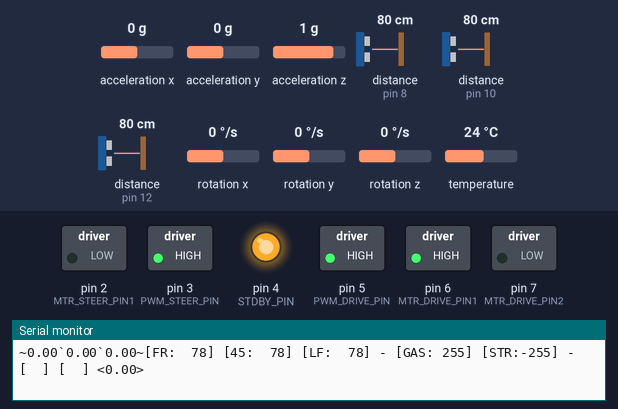
The sketch below on a simulated Arduino Uno, built with avr-gcc and run on an emulated ATmega328P. On the bench: switched loads named in the sketch (green lamp = pin HIGH), output pins drawn as LEDs (lit = HIGH), the last lines printed to the serial monitor. Wiring (inferred from the names in the program): 3 × ultrasonic range finder: trigger pin 9, echo pin 8 / trigger pin 11, echo pin 10 / trigger pin 13, echo pin 12. The inputs (shaded band) are chosen by the test bench; at power-on: distance to the obstacle (sensors on pin 8, pin 10, pin 12) 80 cm, acceleration x 0 g, acceleration y 0 g, acceleration z 1 g, rotation x 0 °/s, rotation y 0 °/s, rotation z 0 °/s, temperature 24 °C. The echo pulse lasts 58.3 µs per cm; pins used as bus, display or sensor lines are not drawn.

Above: at 7.3 s.
7.4 s: distance to the obstacle (sensor on pin 8) set to 23 cm
At 7.67 s:
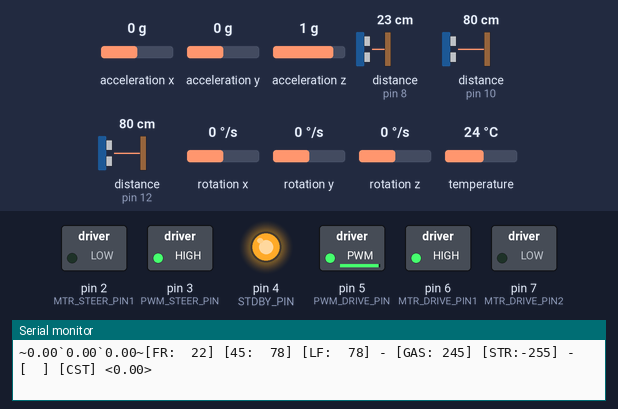
10.4 s: distance to the obstacle (sensor on pin 8) set to 18 cm
At 11.3 s:
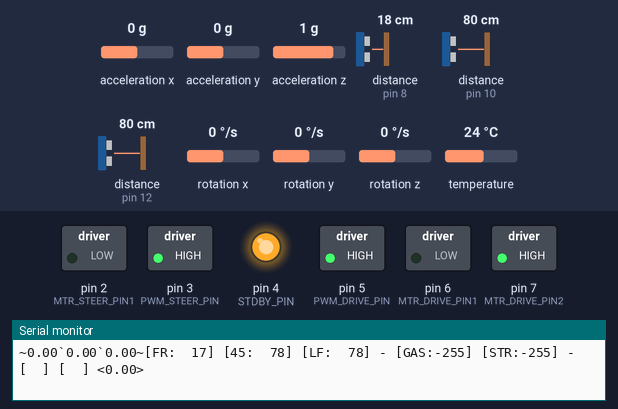
12.0 s: distance to the obstacle (sensor on pin 10) set to 44 cm
15.0 s: distance to the obstacle (sensor on pin 10) set to 38 cm
At 15.6 s:
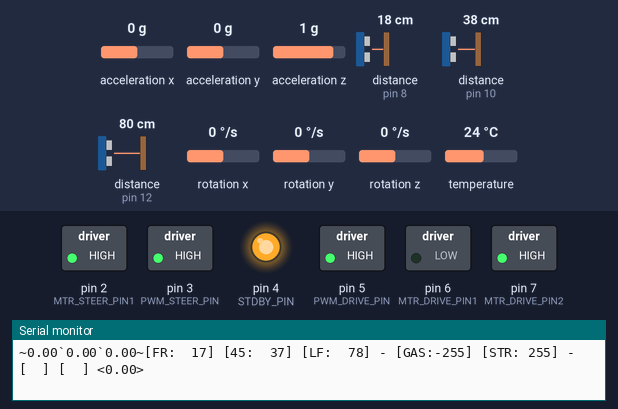
16.6 s: distance to the obstacle (sensor on pin 8) set to 33 cm
At 17.7 s:
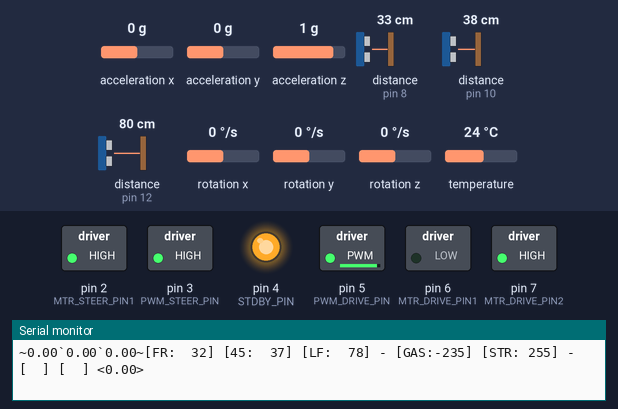
19.6 s: distance to the obstacle (sensor on pin 8) set to 37 cm
At 20.8 s:
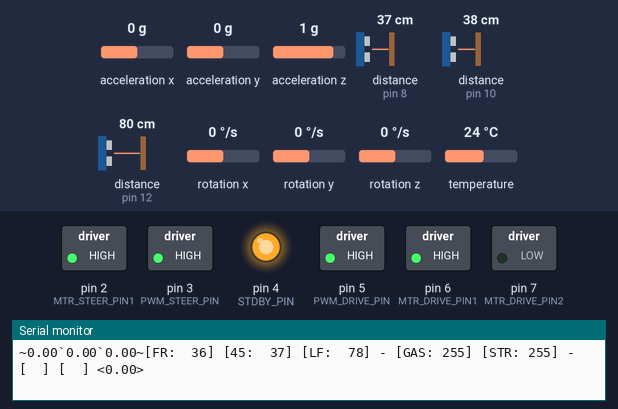
Timing chart, 0 to 22.2 s (numbered marks = the images above; inputs shaded):
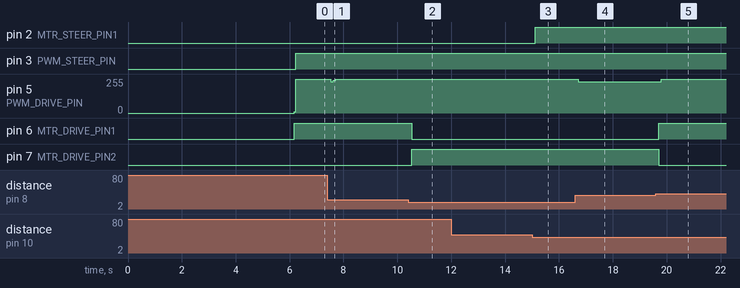

Measured:
- the behaviour switches between 21 and 20 cm on distance to the obstacle (sensor on pin 8) (found by bisection; images 1 and 2)
- the behaviour switches between 41 and 40 cm on distance to the obstacle (sensor on pin 10) (found by bisection; images 2 and 3)
- the behaviour switches between 35 and 36 cm on distance to the obstacle (sensor on pin 8) (found by bisection; images 4 and 5)
- after the input at 7.4 s, pin 5 (PWM_DRIVE_PIN): 255/255 → 234/255 after 0.13 s, → 245/255 0.09 s later, → 255/255 0.09 s later
- after the input at 10.4 s, pin 6 (MTR_DRIVE_PIN1): HIGH → LOW after 0.13 s; pin 7 (MTR_DRIVE_PIN2): LOW → HIGH after 0.13 s
- after the input at 15.0 s, pin 2 (MTR_STEER_PIN1): LOW → HIGH after 0.12 s
- after the input at 16.6 s, pin 5 (PWM_DRIVE_PIN): 255/255 → 235/255 after 0.11 s
- after the input at 19.6 s, pin 5 (PWM_DRIVE_PIN): 235/255 → 255/255 after 0.20 s; pin 6 (MTR_DRIVE_PIN1): LOW → HIGH after 0.10 s; pin 7 (MTR_DRIVE_PIN2): HIGH → LOW after 0.10 s

The sketch:

ProtoType_WallFollow.ino.ino
```cpp
#include <Wire.h>
#include "Adafruit_MPU6050.h"
#include "Adafruit_Sensor.h"

Adafruit_MPU6050 mpu;

#define PWM_DRIVE_PIN 5
#define MTR_DRIVE_PIN1 6  //6
#define MTR_DRIVE_PIN2 7  //7

#define PWM_STEER_PIN 3
#define MTR_STEER_PIN1 2  //1
#define MTR_STEER_PIN2 1  //2

#define STDBY_PIN 4

#define TRIG_PIN_FRONT 9
#define ECHO_PIN_FRONT 8
#define TRIG_PIN_LEFT 13
#define ECHO_PIN_LEFT 12
#define TRIG_PIN_LEFT_45 11
#define ECHO_PIN_LEFT_45 10

// RANGE CONSTANTS
const int DIST_LEFT_FAR = 50;
const int DIST_LEFT_NEAR = 30;
const int DIST_LEFT_CLOSE = 10;

const int DIST_FRONT_FAR = 300;
const int DIST_FRONT_NEAR = 50;
const int DIST_FRONT_CLOSE = 5;

// SPEED CONSTANTS
const int MAX_SPEED = 255;             // PWM value for full speed
const int MIN_SPEED = 0;               // PWM value for stop
const int REV_SPEED = -255;            // REVERSE Speed
const int REDUCE_SPEED_PERCENT = 25;   // Speed reduction percentage
const int REVERSE_SPEED_PERCENT = 50;  // Reverse speed percentage
const int ACCELERATION_STEP = 5;       // Acceleration step for gradual increase

// DISTANCE VARIABLES
long prevDistanceFront = 0;
long distanceFront = 20;

long prevDistance45 = 0;
long distanceLeft45 = 20;

long prevDistanceLeft = 0;
long distanceLeft = 20;

long forwardSpeed = 0;
long steerDirection = 0;

// drive stats
long cmdDrive = 10;
long prevDrive = 10;
long cmdSteer = 0;

long prevDrive3 = 0;
long prevDrive2 = 0;
long prevDrive1 = 0;

String reverseChar = "";
String coastChar = "";

float velocityX = 0;
float velocityY = 0;

float gyroSpeed = 0;

unsigned long lastTime;

// Calibration variables
float accelXOffset = 0;
float accelYOffset = 0;
float accelZOffset = 0;

void calibrateMPU(int calibrationSamples = 500) {
    Serial.println("Calibrating MPU6050...");
    float totalAccelX = 0;
    float totalAccelY = 0;
    float totalAccelZ = 0;

    for (int i = 0; i < calibrationSamples; i++) {
        sensors_event_t a, g, temp;
        mpu.getEvent(&a, &g, &temp);

        totalAccelX += a.acceleration.x;
        totalAccelY += a.acceleration.y;
        totalAccelZ += a.acceleration.z;

        delay(10);
    }

    accelXOffset = totalAccelX / calibrationSamples;
    accelYOffset = totalAccelY / calibrationSamples;
    accelZOffset = (totalAccelZ / calibrationSamples) - 9.81; // Adjust for gravity

    Serial.println("Calibration complete.");
}


void setupMPU(){
    // Initialize MPU6050
    if (!mpu.begin()) {
        Serial.println("Failed to find MPU6050 chip");
        while (1) {
            delay(10);
        }
    }

    // Set ranges and filter bandwidth
    mpu.setAccelerometerRange(MPU6050_RANGE_8_G);
    mpu.setGyroRange(MPU6050_RANGE_2000_DEG);
    mpu.setFilterBandwidth(MPU6050_BAND_5_HZ);

  calibrateMPU(500);

    lastTime = millis();
}

void setup() {
  pinMode(PWM_DRIVE_PIN, OUTPUT);
  pinMode(PWM_STEER_PIN, OUTPUT);

  pinMode(MTR_DRIVE_PIN1, OUTPUT);
  pinMode(MTR_DRIVE_PIN2, OUTPUT);
  pinMode(MTR_STEER_PIN1, OUTPUT);
  pinMode(MTR_STEER_PIN2, OUTPUT);

  pinMode(STDBY_PIN, OUTPUT);

  pinMode(TRIG_PIN_FRONT, OUTPUT);
  pinMode(ECHO_PIN_FRONT, INPUT);
  pinMode(TRIG_PIN_LEFT, OUTPUT);
  pinMode(ECHO_PIN_LEFT, INPUT);
  pinMode(TRIG_PIN_LEFT_45, OUTPUT);
  pinMode(ECHO_PIN_LEFT_45, INPUT);

  setupMPU();

  digitalWrite(STDBY_PIN, HIGH);  // Enable motor driver standby mode
  Serial.begin(9600);             // Initialize serial communication
}


void calculateGyroSpeed(){
      sensors_event_t a, g, temp;

    // Get new sensor events
    mpu.getEvent(&a, &g, &temp);

    unsigned long currentTime = millis();
    float dt = (currentTime - lastTime) / 1000.0; // Time difference in seconds
    lastTime = currentTime;

    // Calculate acceleration
    float ax = a.acceleration.x - accelXOffset;
    float ay = a.acceleration.y - accelYOffset;

    // Calculate velocity by integrating acceleration
    if (ax > 0)
      velocityX = floor(ax * dt * 4) / 4.0;
    else
      velocityX = ceil(ax * dt * 2) / 2.0;

    // Calculate the resultant speed in the X and Y plane
    gyroSpeed += velocityX;

    Serial.print("~");
    Serial.print(ax);
    Serial.print("`");
    Serial.print(velocityX);
    Serial.print("`");
    Serial.print(gyroSpeed);
    Serial.print("~");
}

void calculateMotorSpeed() {

  // current condition, going forward or back?

  // in reverse..
  if (prevDrive < 0) {
    if (distanceFront < 25) cmdDrive = TranslateSpeedExp(-3);
    else if (distanceFront < 35) cmdDrive = TranslateSpeedExp(-1);
    else cmdDrive = TranslateSpeedExp(1);
    return;
  } else {
    // increase forward buffer
    long testDistance = distanceFront + max(30, forwardSpeed);

    // going forward
    if (testDistance < 40 || distanceFront < 20) cmdDrive = TranslateSpeedExp(-3);
    else if (testDistance < 50) cmdDrive = TranslateSpeedExp(-1);
    else if (testDistance < 60 || forwardSpeed < 5) cmdDrive = TranslateSpeedExp(3);
    else if (testDistance < 85) cmdDrive = TranslateSpeedExp(2);
    else if (testDistance < 85) cmdDrive = TranslateSpeedExp(1);
  }
}

long prevSteer = 0;
void calculateSteerDirection(long direction) {

  // current condition, going forward or back?
  if (prevDrive < 0) {  // going backward.. so keep that direction a bit longer
    cmdSteer = TranslateSpeedExp(-3);
  }

  // going forward
  if (distanceLeft < 30 || distanceLeft45 < 40)
    cmdSteer = TranslateSpeedExp(3);
  else if (distanceLeft > 45 || distanceLeft45 > 55)
    cmdSteer = TranslateSpeedExp(-3);
  else
    cmdSteer = TranslateSpeedExp(0);
}

String formatLong(long value, char pad = '0') {
  String formattedValue;

  // Add the sign
  if (value >= 0) {
    formattedValue += " ";
  } else
    formattedValue += "-";

  // Pad the value to 3 digits
  if (value >= -9 && value <= 9) {
    formattedValue += "  ";
  } else if (value >= -99 && value <= 99) {
    formattedValue += " ";
  }

  formattedValue += abs(value);

  return formattedValue;
}

void outputState() {
  Serial.print("[FR:");
  Serial.print(formatLong(distanceFront, ' '));

  Serial.print("] [45:");
  Serial.print(formatLong(distanceLeft45, ' '));

  Serial.print("] [LF:");
  Serial.print(formatLong(distanceLeft, ' '));

  Serial.print("] - [GAS:");
  Serial.print(formatLong(cmdDrive, ' '));

  Serial.print("] [STR:");
  Serial.print(formatLong(cmdSteer, ' '));

  Serial.print("] - [");
  Serial.print(reverseChar);

  Serial.print("] [");
  Serial.print(coastChar);

  Serial.print("] <");
  Serial.print(gyroSpeed);

  Serial.println(">");
}

void driveMotor() {

  // reset coast indicator
  coastChar = "  ";
  reverseChar = "  ";

  // check max speed!!  if prevSpeed[1,2,3] > 500 SLOW DOWN
  cmdDrive = min(cmdDrive, 255);
  if (cmdDrive > 0 && forwardSpeed > 2) {
    cmdDrive = 234;
    coastChar = "CST";
  }

  // if switch direction? pause for a second
  if (prevDrive > 0 && cmdDrive < 0) {
    // set reverse status
    reverseChar = "REV";

    // don't stress the motors, and nap
    digitalWrite(MTR_DRIVE_PIN1, LOW);
    digitalWrite(MTR_DRIVE_PIN2, LOW);
    analogWrite(PWM_DRIVE_PIN, 0);

    // recalibrate gyro
    //calibrateMPU(100);
  }

  // set motor speed
  analogWrite(PWM_DRIVE_PIN, abs(cmdDrive));

  // which direction are we going
  if (cmdDrive > 0) {
    digitalWrite(MTR_DRIVE_PIN1, HIGH);
    digitalWrite(MTR_DRIVE_PIN2, LOW);
  } else {
    digitalWrite(MTR_DRIVE_PIN1, LOW);
    digitalWrite(MTR_DRIVE_PIN2, HIGH);
  }

  // store previous speeds
  prevDrive3 = prevDrive2;
  prevDrive2 = prevDrive1;
  prevDrive1 = prevDrive;
  prevDrive = cmdDrive;
}

long prevDirection = 0;
void steerMotor() {

  long tmpSteer = abs(cmdSteer);
  if (tmpSteer > MAX_SPEED) tmpSteer = MAX_SPEED;

  // set steer speed
  if (prevDirection != cmdSteer) {
    digitalWrite(MTR_STEER_PIN1, LOW);
    digitalWrite(MTR_STEER_PIN2, LOW);
    analogWrite(PWM_STEER_PIN, tmpSteer);
  }

  // which direction do we steer?
  if (cmdSteer > 0) {
    digitalWrite(MTR_STEER_PIN2, LOW);
    digitalWrite(MTR_STEER_PIN1, HIGH);
  } else if (cmdSteer < 0) {
    digitalWrite(MTR_STEER_PIN1, LOW);
    digitalWrite(MTR_STEER_PIN2, HIGH);
  }

  //steering slows the motor down!
  if (tmpSteer >= 245)
    cmdDrive = 245;

  // record previous speed
  prevDirection = cmdSteer;
}

void resumeMotors() {
  driveMotor();
  steerMotor();
}


long readDistance(int trigPin, int echoPin, long prevDistance) {
  digitalWrite(trigPin, LOW);
  delayMicroseconds(2);
  digitalWrite(trigPin, HIGH);
  delayMicroseconds(10);
  digitalWrite(trigPin, LOW);

  long duration = pulseIn(echoPin, HIGH);
  long distance = duration * 0.034 / 2;  // Convert to cm

  sensors_event_t a, g, temp;
  // Get new sensor events
  mpu.getEvent(&a, &g, &temp);

  // ignore over 100 cm
  return distance;
}

void readDistances() {
  long tmpDist = readDistance(TRIG_PIN_FRONT, ECHO_PIN_FRONT, distanceFront);
  distanceFront = tmpDist;
  delayMicroseconds(50);

  tmpDist = readDistance(TRIG_PIN_LEFT_45, ECHO_PIN_LEFT_45, distanceLeft45);
  distanceLeft45 = tmpDist;
  delayMicroseconds(50);

  tmpDist = readDistance(TRIG_PIN_LEFT, ECHO_PIN_LEFT, distanceLeft);
  distanceLeft = tmpDist;
}

long TranslateSpeedExp(long inValue) {
  switch (inValue) {
    case 3: return 255;
    case 2: return 245;
    case 1: return 235;
    case 0: return 0;
    case -1: return -235;
    case -2: return -245;
    case -3: return -255;
    default: return 123;
  }
}

void loop() {
  // read gyro speed
  calculateGyroSpeed();

  // resume drive speeds
  resumeMotors();

  // read current speed
  readDistances();

  // calculate drive speed expression: (-3 to +3)
  calculateMotorSpeed();

  // claculate steering epression (-3, to +3)
  calculateSteerDirection(cmdDrive);

  // grab previous state
  forwardSpeed = (prevDistanceFront - distanceFront);
  prevDistanceFront = distanceFront;
  prevDistance45 = distanceLeft45;
  prevDistanceLeft = distanceLeft;

  // output robot state
  outputState();

  // take a nap
  delayMicroseconds(50);
}
```
